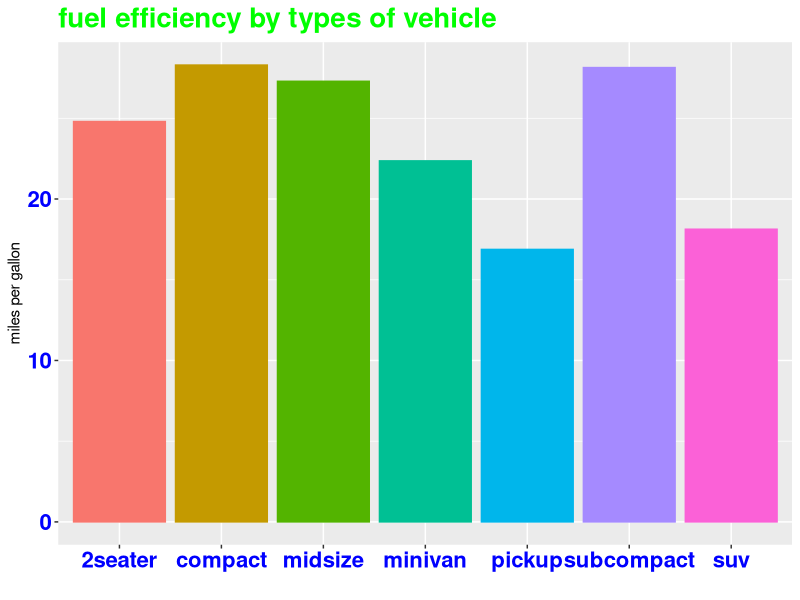
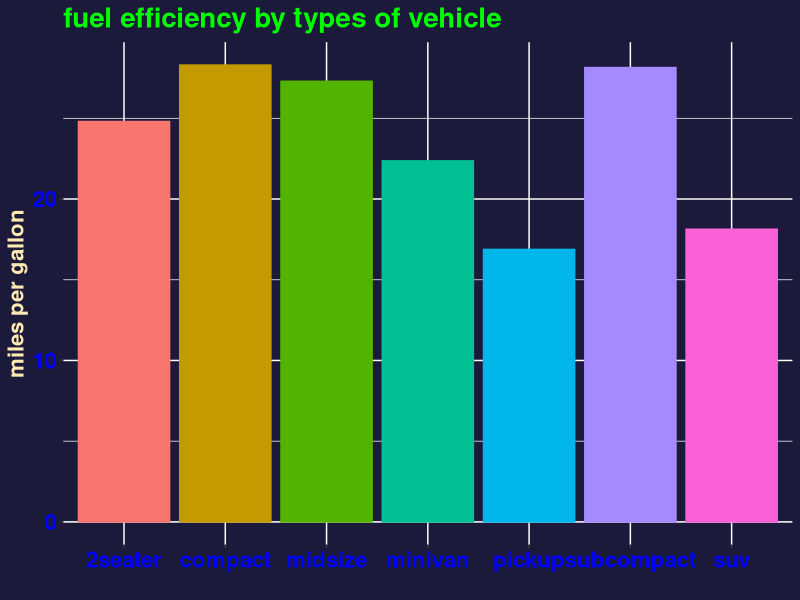
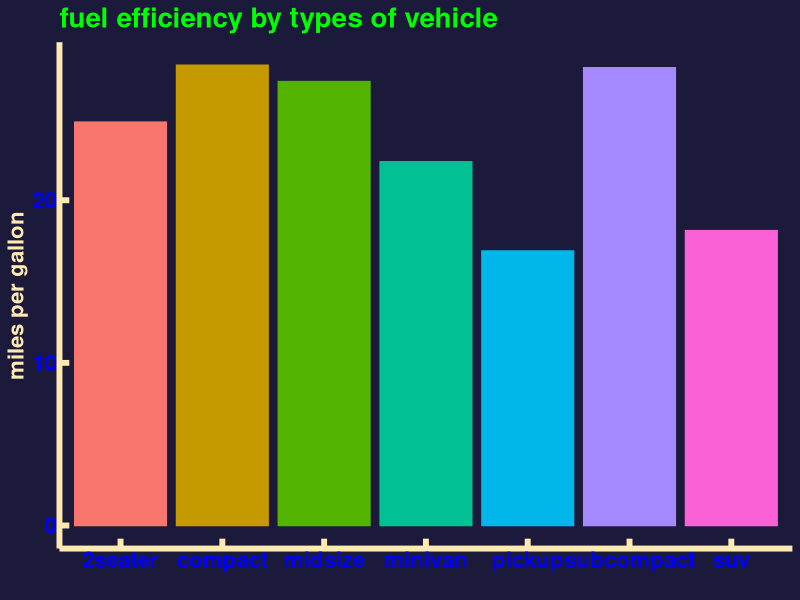
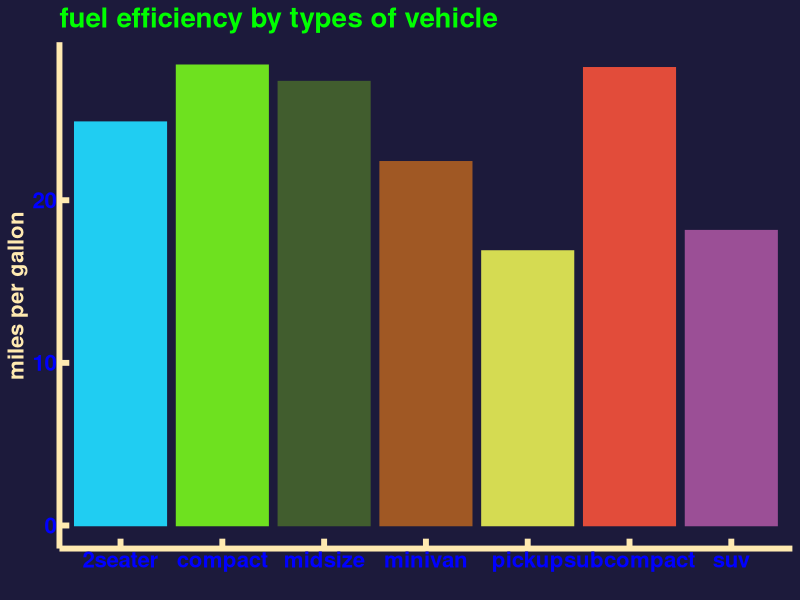

Recreate these plots in R, in order.
## ---- chunk 1

# Set rendering parameters
knitr::opts_chunk$set(message = FALSE, warning = FALSE)

gitHubPath <- file.path(path.expand("~"), "GitHub", 
                        "MasterStatsUsingR")

# Load packages
library(tidyverse) # data manipulation and visualization
## ---- chunk 2

plotVals = mpg %>% 
  group_by(class) %>%  
  summarize(hwy=mean(hwy)) 


p = plotVals %>% ggplot(aes(x=class, y = hwy, 
                            color = class, fill = class))+
  geom_bar(show.legend = F, stat = 'identity') +
  ylab('miles per gallon') + 
  xlab('') +
  ggtitle("fuel efficiency by types of vehicle")

  

## ---- chunk 3

myText = element_text(size=16, 
                      color="blue", 
                      face="bold",
                      angle=0)
bigText = element_text(size = 20,
                       color='green',
                       face='bold',
                       angle=0)

p + theme(
  axis.text.y = myText,
  axis.text.x = myText,
  plot.title = bigText
  )


  



## ---- chunk 4

backCol = element_rect(fill = "#1C1A3B", color = "#1C1A3B" )
myText90 = element_text(size=16, 
                      color="#FFEAB1", 
                      face="bold",
                      angle=90)
p + theme(
  panel.background = backCol, # bg of the panel
  plot.background = backCol,
  axis.text.y = myText,
  axis.text.x = myText,
  axis.title.y = myText90,
  plot.title = bigText
  )



## ---- chunk 5


p + theme(
  panel.background = backCol, # bg of the panel
  plot.background = backCol,
  axis.text.y = myText,
  axis.text.x = myText,
  axis.title.y = myText90,
  plot.title = bigText,
  panel.grid.major = element_blank(), # get rid of major grid
  panel.grid.minor = element_blank(), # get rid of minor grid
  axis.line = element_line(colour = "#FFEAB1", 
                           linewidth = 2, linetype = "solid"),
  axis.ticks = element_line(colour = "#FFEAB1", 
                            linewidth = 2, linetype = "solid"),
  axis.ticks.length=unit(-0.25, "cm") #determine length/direction of ticks
  )



## ---- chunk 6

brightCol = scale_color_manual(values = 
                                 c('#20CDF2', '#6EE11F', '#415d2e',
   '#a05824', '#d5db52', '#E24C3A', '#9B4F96', '#F1A14C'))  
brightFil = scale_fill_manual(values = 
                                c('#20CDF2', '#6EE11F', '#415d2e',
   '#a05824', '#d5db52', '#E24C3A', '#9B4F96', '#F1A14C'))

p + theme(
  panel.background = backCol, # bg of the panel
  plot.background = backCol,
  axis.text.y = myText,
  axis.text.x = myText,
  axis.title.y = myText90,
  plot.title = bigText,
  panel.grid.major = element_blank(), # get rid of major grid
  panel.grid.minor = element_blank(), # get rid of minor grid
  axis.line = element_line(colour = "#FFEAB1", 
                           linewidth = 2, linetype = "solid"),
  axis.ticks = element_line(colour = "#FFEAB1", 
                            linewidth = 2, linetype = "solid"),
  axis.ticks.length=unit(-0.25, "cm") #determine length/direction of ticks
  ) + brightCol + brightFil



